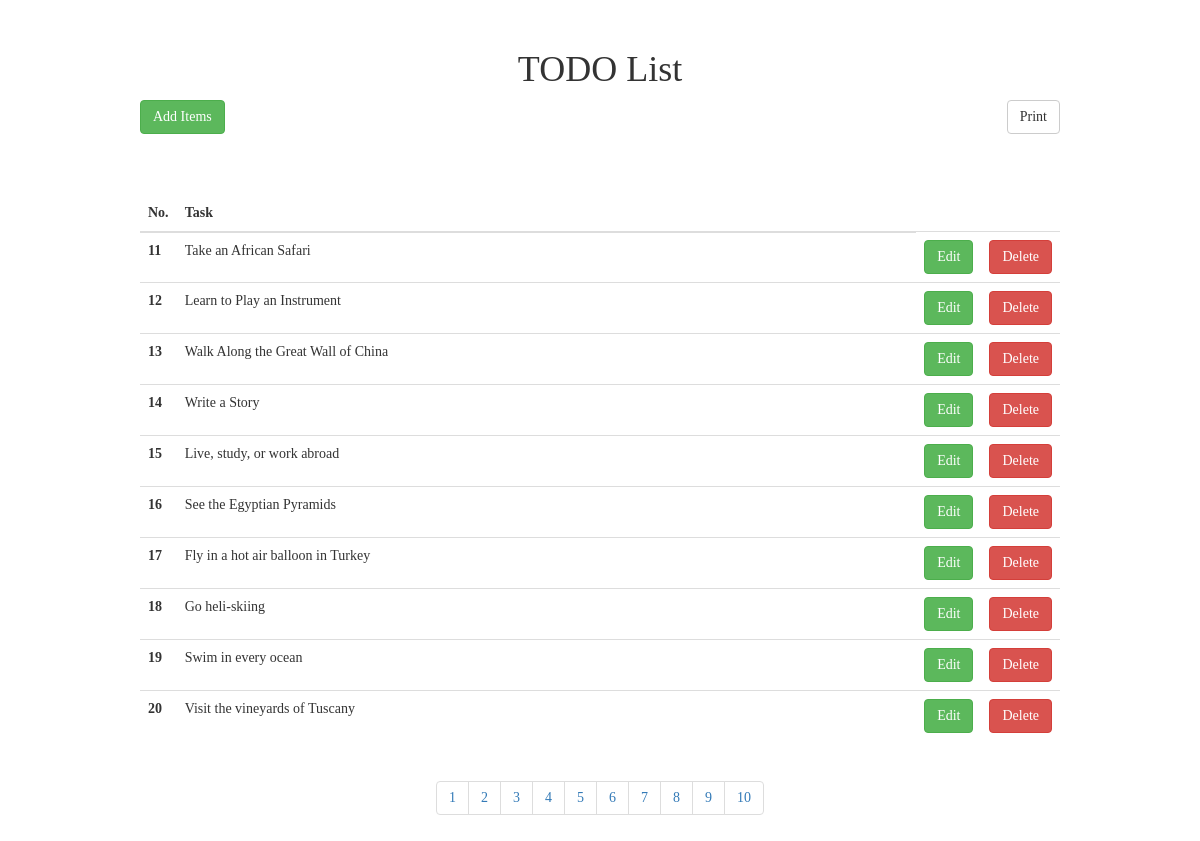
Screenshot of /?page=2 with the database file from the repository.
### tables this page shows
CREATE TABLE `todo` (
  `id` int(11) NOT NULL,
  `name` varchar(255) DEFAULT NULL
);

### index.php (the view, shortened to what this page needs)
<!DOCTYPE html>
<html lang="en">
    <?php
        include "db.php";
        $page=(isset($_GET["page"])? (int) $_GET["page"]: 1);
        $perPage= 10;
        $start=($page-1)*$perPage ;
        $total="select * from todo";
        $total_rows=$db->query($total)->num_rows;
        $total_pages=ceil($total_rows/$perPage);
        $sql="select * from todo LIMIT ".$start.", ".$perPage." ";
        $rows=$db->query($sql);
    ?>
<head>
    <link rel="stylesheet" href="https://maxcdn.bootstrapcdn.com/bootstrap/3.4.1/css/bootstrap.min.css">
</head>
<body>
    <div class="container">
        <div class="rows" style="margin-top: 50px;">
            <center>
                <h1>TODO List</h1>
            </center>
            <div class="col-md-10 col-md-offset-1">
            <button type="button" class="btn btn-success" data-toggle="modal" data-target="#myModal">Add Items</button>
            <button type="button" class="btn btn-default pull-right" onclick="window.print()">Print</button> <hr style="border-color:white;"><br>
            <table class="table table-hover">
            <thead>
                <tr>
                <th scope="col">No.</th>
                <th scope="col">Task</th>
                </tr>
            </thead>
            <tbody>
                <tr>
                <?php
                    while($row=$rows->fetch_assoc()): ?>
                <th scope="row"><?php echo $row["id"];?></th>
                <td class="col-md-10"><?php echo $row["name"];?></td>
                <td><a href="edit.php?id=<?php echo $row["id"];?>" class="btn btn-success">Edit</a></td>
                <td><a href="delete.php?id=<?php echo $row["id"];?>" class="btn btn-danger">Delete</a></td>
                </tr>
                <?php endwhile;?>
            </tbody>
            </table>
            <center>
            <ul class="pagination">
            <?php for($i=1; $i<=$total_pages;$i++):?>
            <li><a href="?page=<?php echo $i;?>"><?php echo $i;?></a></li>
            <?php endfor; ?>
            </ul>
            </center>
            </div>
        </div>
    </div>
</body>
</html>

### index.php (style rules this page uses)
body { font-family: Cambria, Georgia; }

### rows the page displays
todo: id "11", name "Take an African Safari"
todo: id "12", name "Learn to Play an Instrument"
todo: id "13", name "Walk Along the Great Wall of China"
todo: id "14", name "Write a Story"
todo: id "15", name "Live, study, or work abroad"
todo: id "16", name "See the Egyptian Pyramids"
todo: id "17", name "Fly in a hot air balloon in Turkey"
todo: id "18", name "Go heli-skiing"
todo: id "19", name "Swim in every ocean"
todo: id "20", name "Visit the vineyards of Tuscany"
